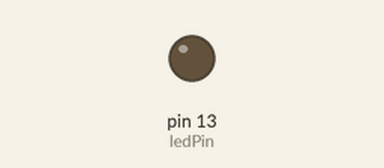
Simulated run of this sketch. Board: Arduino Uno, built with avr-gcc and run on an emulated ATmega328P. Parts: output pins drawn as LEDs (lit = HIGH).

Above: at 1.3 s.
At 4.25 s:
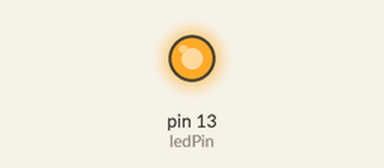
Timing chart, 0 to 4.5 s (numbered marks = the images above):
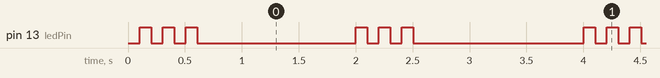

Measured:
- by itself, pin 13 (ledPin): repeats every 1.9 s: 2 × (LOW 0.10 s, HIGH 0.10 s), LOW 1.4 s, HIGH 0.10 s
- by itself, everything shown: repeats every 2.0 s, in 6 steps

The sketch:

test_led.ino
```cpp
#include "led.h"

const int ledPin = 13;
LED *led;
LED *led2;

void setup()
{
  // led = new LED(ledPin, LOW);
  led2 = new LED(ledPin, LOW);
};

void loop()
{
  // led->on();
  // delay(1000);
  // led->off();
  // delay(1000);

  led2->periodBlink(10, 3, 2000);
}
```

led.cpp
```cpp
#include "led.h"
#include "Arduino.h"

LED::LED(byte pin, bool state)
{
  this->ledPin = pin;
  pinMode(this->ledPin, OUTPUT);
  digitalWrite(this->ledPin, state);

  unsigned long curtTime = millis();
  this->blinkCount = 0;
  this->prevBlinkTime = curtTime;

  this->prevPeriod = curtTime;
}

LED::~LED()
{
  disattach();
}

void LED::on()
{
  digitalWrite(this->ledPin, HIGH);
}

void LED::off()
{
  digitalWrite(this->ledPin, LOW);
}

bool LED::getState()
{
  return digitalRead(this->ledPin);
}

void LED::disattach()
{
  digitalWrite(this->ledPin, LOW);
  pinMode(this->ledPin, INPUT);
}

void LED::blink(unsigned int pulseWidth, byte blinkTimes)
{
  if (this->blinkCount < blinkTimes)
  {
    unsigned long curTime = millis();
    if (curTime - this->prevBlinkTime > pulseWidth)
    {
      if (this->getState() == LOW)
      {
        this->on();
      }
      else
      {
        this->off();
        this->blinkCount++;
      }
      this->prevBlinkTime = curTime;
    }
  }
}

void LED::resetBlink()
{
  this->blinkCount = 0;
}

void LED::periodBlink(unsigned int pulseWidth, byte blinkTimes, unsigned int period)
{
  pulseWidth = pulseWidth < 100 ? 100 : pulseWidth;
  period = period < pulseWidth * blinkTimes * 2 ? pulseWidth * blinkTimes * 2 : period;
  unsigned long curtTime = millis();
  if (curtTime - this->prevPeriod > period)
  {
    this->resetBlink();
    this->prevPeriod = curtTime;
    this->prevBlinkTime = curtTime - (pulseWidth + 10); // sync  on/off period with blink period
  }
  this->blink(pulseWidth, blinkTimes);
}
```

led.h
```cpp
#ifndef _LED_H_
#define _LED_H_

#include "Arduino.h"

class LED
{
private:
  byte ledPin;
  unsigned long prevBlinkTime;
  byte blinkCount;

  unsigned long prevPeriod;
  unsigned int period;

public:
  LED(byte pin, bool state);
  LED(byte pin, bool state, unsigned int pulseWidth, unsigned int period, byte blinkTimes = 1);
  ~LED();
  byte getPin();
  void on();
  void off();
  bool getState();
  void disattach();
  void blink(unsigned int pulseWidth, byte blinkTimes);
  void resetBlink();
  void periodBlink(unsigned int pulseWidth, byte blinkTimes, unsigned int period);
  // the minimum pulseWidth is 100ms, period should larger than pulseWidth*blinkTimes*2

  void powerOn();
  void timerRunning();
  void snoozed();
  void walking();
};

#endif
```
